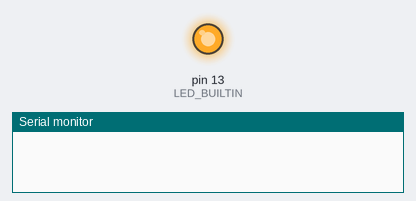
Bench run of a sketch on a simulated Arduino Uno, built with avr-gcc and run on an emulated ATmega328P. On the bench: output pins drawn as LEDs (lit = HIGH), the last lines printed to the serial monitor.

Above: at 0.8 s.
At 3.0 s:
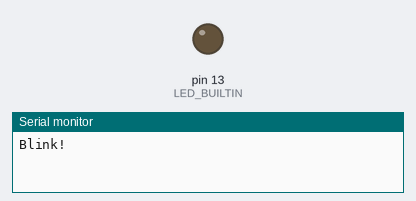
Timing chart, 0 to 3.8 s (numbered marks = the images above):
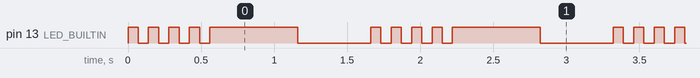

Measured:
- by itself, pin 13 (LED_BUILTIN): repeats every 1.7 s: 3 × (LOW 0.07 s, HIGH 0.07 s), LOW 0.07 s, HIGH 0.60 s, LOW 0.50 s, HIGH 0.07 s
- by itself, everything shown: repeats every 1.7 s, in 10 steps

The sketch:

Lab1.ino
```cpp
// the setup function runs once when you press reset or power the board
void setup() {
  // initialize digital pin LED_BUILTIN as an output.
  pinMode(LED_BUILTIN, OUTPUT);
  Serial.begin(57600);
}

// the loop function runs over and over again forever
void loop() {
  for (int i=0; i<4; i++) {
    BlinkShort();
  }
  BlinkLong();
  Serial.println("Blink!");
}

void BlinkShort() {
  digitalWrite(LED_BUILTIN, HIGH);
  delay(70);
  digitalWrite(LED_BUILTIN, LOW);
  delay(70);
}

void BlinkLong() {
  digitalWrite(LED_BUILTIN, HIGH);
  delay(600);
  digitalWrite(LED_BUILTIN, LOW);
  delay(500);
}
```
